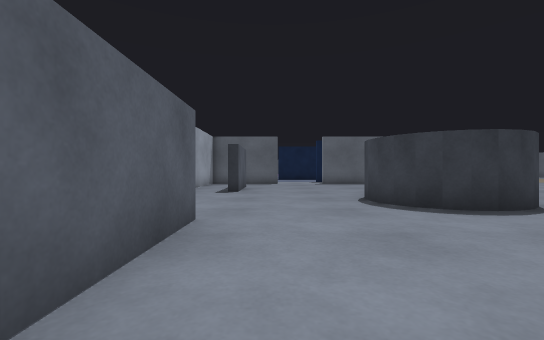
[1] (above)

16 first-person views from a walk through a robot-simulator world made for Gazebo. The camera is 0.72 m above the floor, looks level and sees 90° across. The lines on the ground mark 1 m squares. The floor is counted in squares, 1 m on a side. Each view is taken from the middle of a square. On the plan, view 1 faces up. The plan holds only what a view shows up to about 9 squares ahead; the rest is blank.

[2]
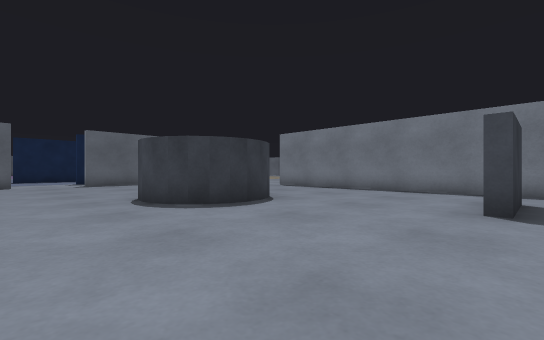

[3]
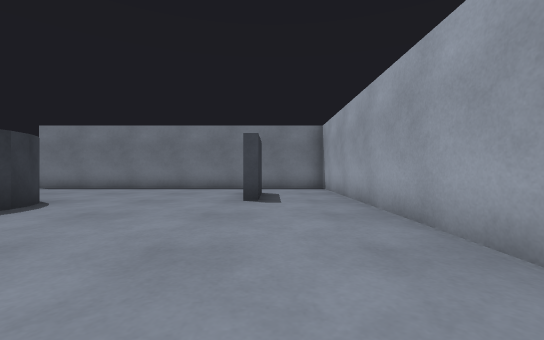

[4]
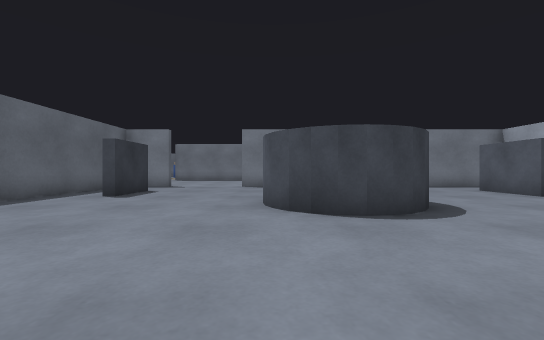

[5]
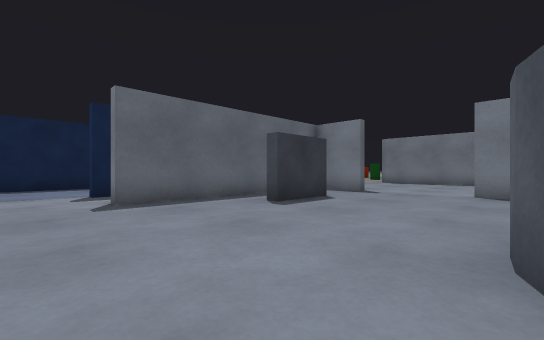

[6]
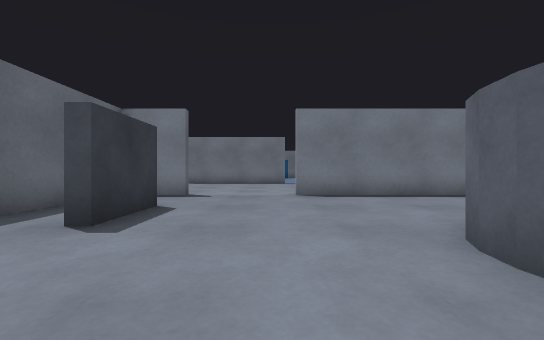

[7]
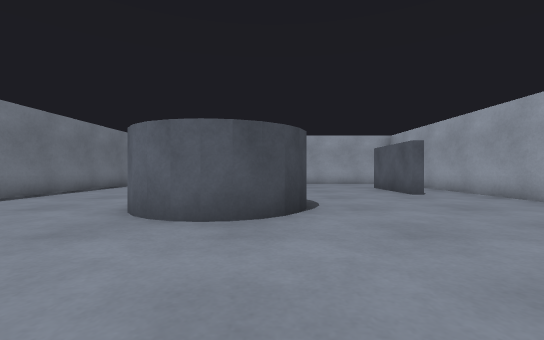

[8]
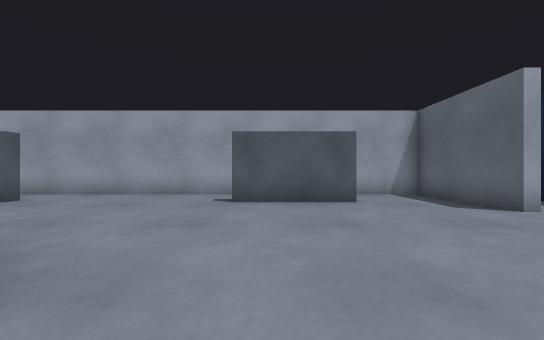

[9]
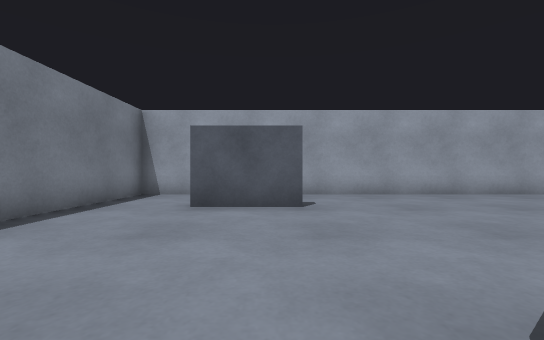

[10]
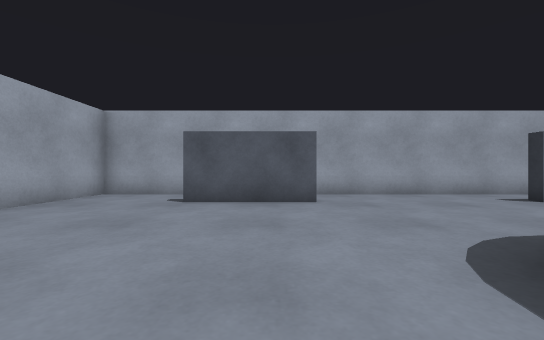

[11]
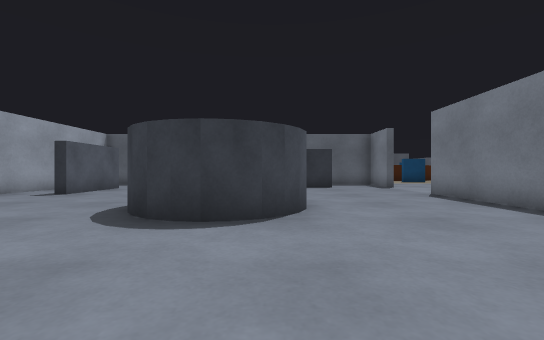

[12]
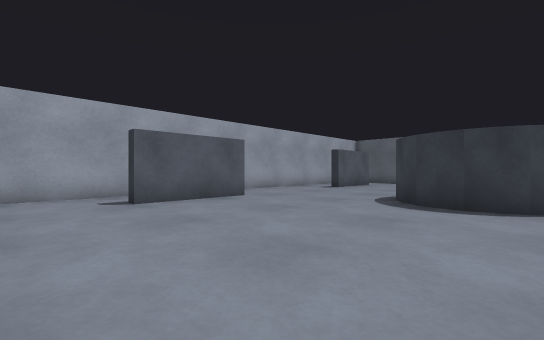

[13]
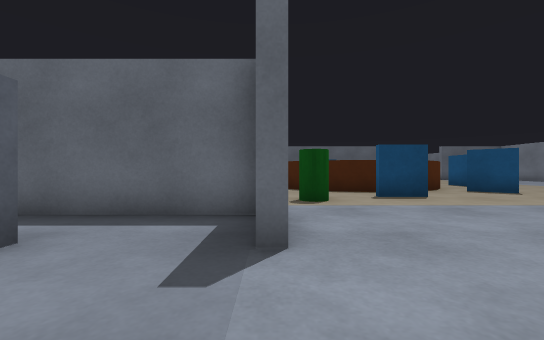

[14]
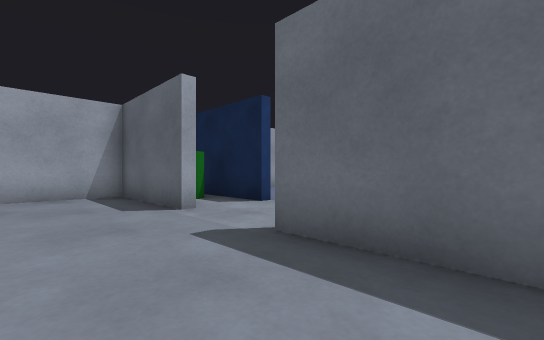

[15]
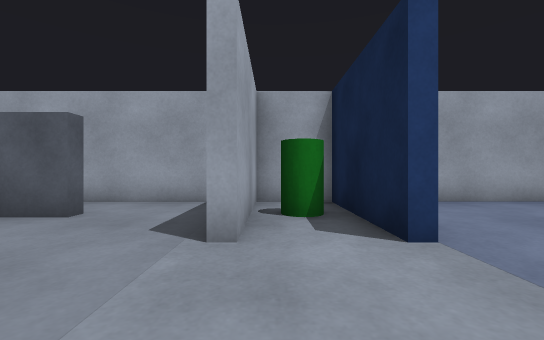

[16]
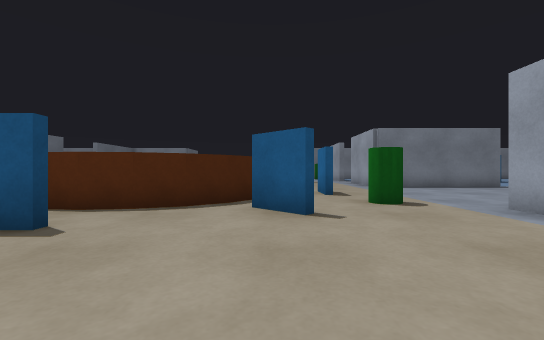

### Floor plan
Key: @ floor where view 1 was taken; # wall or solid block; . floor; C grey cylinder; B blue box; R brown cylinder; G green cylinder.
Columns run from 3 left of view 1 to 18 right of it. Each row starts with its distance up from view 1.
 23            B.R
 22            B.R
 21 #         ...RR
 20 #.  #    .....RR
 19 #.. ... .....B.RR  .B.
 18  ......  ........ ....
 17   .....B  ....G.BB...
 16 #GG#..BB   ...G.....
 15 #GG....     .......
 14 #.##..########....
 13 #............#....
 12 #........##.......
 11 #.#............
 10 #.#............
  9 #............#
  8 #.....CCC....#
  7 #.....C C....#
  6 #.....C C....#
  5 #.....CCC....#
  4 #............#
  3 #.#..........#
  2 #.#..........#
  1 #.#..........#
  0 #..@.....##..#
 -1 #............#
 -2 ##############

Positions as (right, up) in squares from view 1, and headings:
1: (0, 0), facing up
2: (0, 0), facing up-right
3: (-1, 0), facing right
4: (-2, 8), facing right
5: (1, 8), facing up-right
6: (2, 10), facing right
7: (3, 12), facing down
8: (5, 10), facing left
9: (6, 6), facing down
10: (5, 3), facing left
11: (5, 1), facing up
12: (5, -1), facing up-left
13: (10, 10), facing up
14: (5, 12), facing up-left
15: (3, 15), facing left
16: (5, 19), facing right
